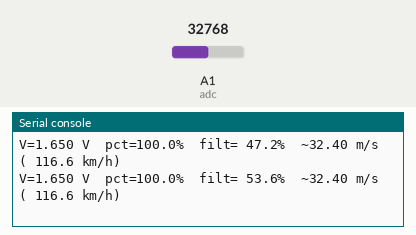
Recording of a program running on a simulated CircuitPython board. Parts: the last lines printed to the serial console. Inputs (shaded band) come from the test bench; at power-on: A1 (adc) = 32768 (analog values on the 0–65535 scale).

Above: at 1.2 s.
1.3 s: A1 (adc) set to 17008
At 1.6 s:
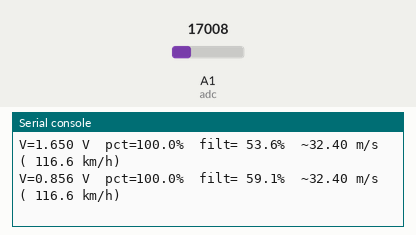
2.8 s: A1 (adc) set to 14848
At 2.99 s:
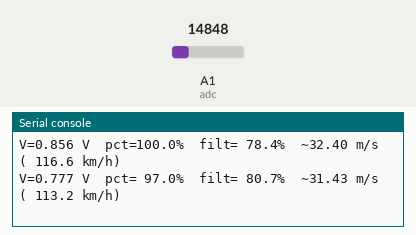
4.5 s: A1 (adc) set to 13216
At 4.86 s:
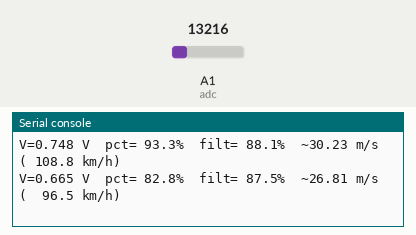
6.4 s: A1 (adc) set to 5728
At 6.48 s:
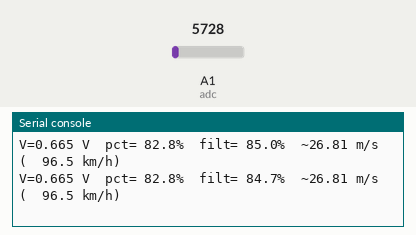
7.9 s: A1 (adc) set to 4832
At 8.11 s:
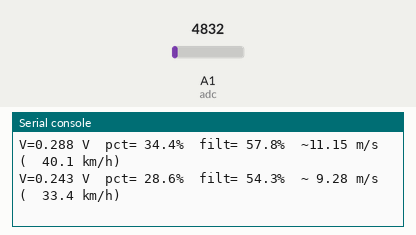
Timing chart, 0 to 10.9 s (numbered marks = the images above; inputs shaded):
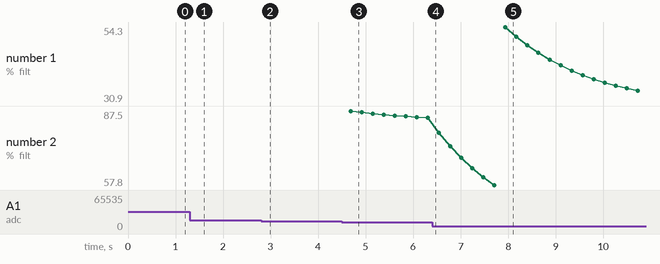

Measured:
- the behaviour switches between 15888 and 15872 on A1 (adc) (found by bisection; images 1 and 2)
- the behaviour switches between 13680 and 13664 on A1 (adc) (found by bisection; images 2 and 3)
- the behaviour switches between 5184 and 5168 on A1 (adc) (found by bisection; images 4 and 5)
- after the input at 1.3 s, the serial console: prints a new line after 0.13 s (image 1)
- after the input at 2.8 s, the serial console: prints a new line at once (image 2)
- after the input at 4.5 s, the serial console: prints a new line after 0.18 s (image 3)
- after the input at 7.9 s, the serial console: prints a new line at once (image 5)
- plotted number 2: 84.7 → 57.8 after the input at 6.4 s

The program:

testAnemometro4.py
```python
import time
import board
import analogio

adc = analogio.AnalogIn(board.A1)

# Taratura basata sui tuoi valori
V_ZERO = 0.02     # sotto 20mV => 0
V_MAX  = 0.80     # massimo osservato col phon

# Se vuoi anche una "stima" fisica (solo come scala, non garantita):
MS_MAX = 32.4

ALPHA = 0.12
pct_filt = 0.0

def v_in():
    return (adc.value / 65535) * adc.reference_voltage

def clamp(x, lo, hi):
    return lo if x < lo else hi if x > hi else x

print("Anemometro DC su A1")
print("V_ZERO:", V_ZERO, "V_MAX:", V_MAX, "RefV:", adc.reference_voltage)

while True:
    # media breve per ridurre jitter
    acc = 0.0
    for _ in range(30):
        acc += v_in()
        time.sleep(0.001)
    v = acc / 30

    if v <= V_ZERO:
        pct = 0.0
    else:
        x = (v - V_ZERO) / (V_MAX - V_ZERO)
        x = clamp(x, 0.0, 1.0)
        pct = x * 100.0

    pct_filt = (1 - ALPHA) * pct_filt + ALPHA * pct

    # scala nominale (solo se vuoi “m/s” da demo)
    v_ms = (pct / 100.0) * MS_MAX
    v_kmh = v_ms * 3.6

    print(f"V={v:0.3f} V  pct={pct:5.1f}%  filt={pct_filt:5.1f}%  ~{v_ms:5.2f} m/s ({v_kmh:6.1f} km/h)")
    time.sleep(0.2)
```
